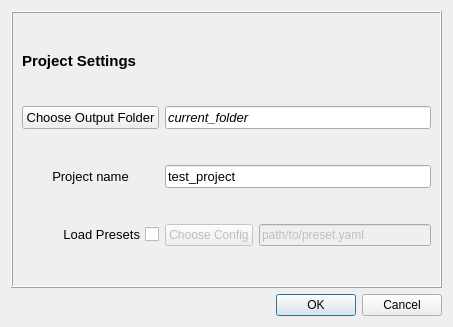
<?xml version="1.0" encoding="UTF-8"?>
<ui version="4.0">
 <class>Dialog</class>
 <widget class="QDialog" name="Dialog">
  <property name="geometry">
   <rect>
    <x>0</x>
    <y>0</y>
    <width>453</width>
    <height>327</height>
   </rect>
  </property>
  <property name="windowTitle">
   <string>Dialog</string>
  </property>
  <layout class="QGridLayout" name="gridLayout">
   <item row="1" column="0">
    <widget class="QDialogButtonBox" name="buttonBox">
     <property name="orientation">
      <enum>Qt::Horizontal</enum>
     </property>
     <property name="standardButtons">
      <set>QDialogButtonBox::Cancel|QDialogButtonBox::Ok</set>
     </property>
    </widget>
   </item>
   <item row="0" column="0">
    <widget class="QFrame" name="frame_outputSettings">
     <property name="sizePolicy">
      <sizepolicy hsizetype="Preferred" vsizetype="Preferred">
       <horstretch>0</horstretch>
       <verstretch>0</verstretch>
      </sizepolicy>
     </property>
     <property name="minimumSize">
      <size>
       <width>271</width>
       <height>0</height>
      </size>
     </property>
     <property name="maximumSize">
      <size>
       <width>16777215</width>
       <height>16777215</height>
      </size>
     </property>
     <property name="frameShape">
      <enum>QFrame::Box</enum>
     </property>
     <property name="frameShadow">
      <enum>QFrame::Raised</enum>
     </property>
     <layout class="QGridLayout" name="gridLayout_2">
      <item row="4" column="0">
       <widget class="QLabel" name="label_projectName">
        <property name="sizePolicy">
         <sizepolicy hsizetype="Preferred" vsizetype="Fixed">
          <horstretch>0</horstretch>
          <verstretch>0</verstretch>
         </sizepolicy>
        </property>
        <property name="font">
         <font>
          <pointsize>10</pointsize>
          <bold>false</bold>
         </font>
        </property>
        <property name="text">
         <string>Project name</string>
        </property>
        <property name="alignment">
         <set>Qt::AlignCenter</set>
        </property>
       </widget>
      </item>
      <item row="4" column="1" colspan="2">
       <widget class="QLineEdit" name="lineEdit_projectName">
        <property name="sizePolicy">
         <sizepolicy hsizetype="Preferred" vsizetype="Fixed">
          <horstretch>0</horstretch>
          <verstretch>0</verstretch>
         </sizepolicy>
        </property>
        <property name="font">
         <font>
          <pointsize>10</pointsize>
          <bold>false</bold>
         </font>
        </property>
        <property name="text">
         <string>test_project</string>
        </property>
       </widget>
      </item>
      <item row="1" column="1" colspan="2">
       <widget class="QLineEdit" name="lineEdit_outputLocation">
        <property name="sizePolicy">
         <sizepolicy hsizetype="Preferred" vsizetype="Fixed">
          <horstretch>0</horstretch>
          <verstretch>0</verstretch>
         </sizepolicy>
        </property>
        <property name="minimumSize">
         <size>
          <width>0</width>
          <height>0</height>
         </size>
        </property>
        <property name="font">
         <font>
          <pointsize>10</pointsize>
          <italic>true</italic>
          <bold>false</bold>
         </font>
        </property>
        <property name="text">
         <string>current_folder</string>
        </property>
       </widget>
      </item>
      <item row="1" column="0">
       <widget class="QPushButton" name="pushButton_browseOutput">
        <property name="sizePolicy">
         <sizepolicy hsizetype="Preferred" vsizetype="Fixed">
          <horstretch>0</horstretch>
          <verstretch>0</verstretch>
         </sizepolicy>
        </property>
        <property name="font">
         <font>
          <pointsize>10</pointsize>
          <bold>false</bold>
         </font>
        </property>
        <property name="text">
         <string>Choose Output Folder</string>
        </property>
       </widget>
      </item>
      <item row="6" column="2">
       <widget class="QLineEdit" name="lineEdit_chosenConfig">
        <property name="enabled">
         <bool>false</bool>
        </property>
        <property name="text">
         <string>path/to/preset.yaml</string>
        </property>
       </widget>
      </item>
      <item row="0" column="0" colspan="2">
       <widget class="QLabel" name="label_outputSettings">
        <property name="sizePolicy">
         <sizepolicy hsizetype="Preferred" vsizetype="Fixed">
          <horstretch>0</horstretch>
          <verstretch>0</verstretch>
         </sizepolicy>
        </property>
        <property name="font">
         <font>
          <pointsize>11</pointsize>
          <bold>true</bold>
         </font>
        </property>
        <property name="text">
         <string>Project Settings</string>
        </property>
       </widget>
      </item>
      <item row="6" column="1">
       <widget class="QPushButton" name="pushButton_chooseConfig">
        <property name="enabled">
         <bool>false</bool>
        </property>
        <property name="text">
         <string>Choose Config</string>
        </property>
       </widget>
      </item>
      <item row="6" column="0">
       <widget class="QCheckBox" name="checkBox_includePresets">
        <property name="font">
         <font>
          <pointsize>10</pointsize>
         </font>
        </property>
        <property name="layoutDirection">
         <enum>Qt::RightToLeft</enum>
        </property>
        <property name="text">
         <string>Load Presets</string>
        </property>
       </widget>
      </item>
     </layout>
    </widget>
   </item>
  </layout>
 </widget>
 <resources/>
 <connections>
  <connection>
   <sender>buttonBox</sender>
   <signal>accepted()</signal>
   <receiver>Dialog</receiver>
   <slot>accept()</slot>
   <hints>
    <hint type="sourcelabel">
     <x>248</x>
     <y>254</y>
    </hint>
    <hint type="destinationlabel">
     <x>157</x>
     <y>274</y>
    </hint>
   </hints>
  </connection>
  <connection>
   <sender>buttonBox</sender>
   <signal>rejected()</signal>
   <receiver>Dialog</receiver>
   <slot>reject()</slot>
   <hints>
    <hint type="sourcelabel">
     <x>316</x>
     <y>260</y>
    </hint>
    <hint type="destinationlabel">
     <x>286</x>
     <y>274</y>
    </hint>
   </hints>
  </connection>
 </connections>
</ui>
